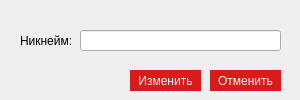
<?xml version="1.0" encoding="UTF-8"?>
<ui version="4.0">
 <class>Interaction</class>
 <widget class="QDialog" name="Interaction">
  <property name="geometry">
   <rect>
    <x>0</x>
    <y>0</y>
    <width>300</width>
    <height>100</height>
   </rect>
  </property>
  <property name="windowTitle">
   <string>Dialog</string>
  </property>
  <widget class="QLabel" name="nameLabel">
   <property name="geometry">
    <rect>
     <x>20</x>
     <y>30</y>
     <width>51</width>
     <height>21</height>
    </rect>
   </property>
   <property name="text">
    <string>Никнейм:</string>
   </property>
  </widget>
  <widget class="QLineEdit" name="nameEdit">
   <property name="geometry">
    <rect>
     <x>80</x>
     <y>30</y>
     <width>201</width>
     <height>21</height>
    </rect>
   </property>
  </widget>
  <widget class="QPushButton" name="okayButton">
   <property name="geometry">
    <rect>
     <x>130</x>
     <y>70</y>
     <width>71</width>
     <height>21</height>
    </rect>
   </property>
   <property name="styleSheet">
    <string notr="true">QPushButton {
background-color: #d81b1b;
border-width:0px;
border-color: #3a3633;
border-style: solid;
padding: 5px;
padding-left: 5px;
padding-right: 5px;
font: 10pt &quot;Tahoma&quot;;
color: white;
}
QPushButton:pressed {
background-color:rgba(255,255,255,.2);
}
QPushButton:hover { background: rgb(255,37,37); }
QPushButton:disabled {
 background:#1A1A1A; 
color:#9B9B9B;
}</string>
   </property>
   <property name="text">
    <string>Изменить</string>
   </property>
  </widget>
  <widget class="QPushButton" name="cancelButton">
   <property name="geometry">
    <rect>
     <x>210</x>
     <y>70</y>
     <width>71</width>
     <height>21</height>
    </rect>
   </property>
   <property name="styleSheet">
    <string notr="true">QPushButton {
background-color: #d81b1b;
border-width:0px;
border-color: #3a3633;
border-style: solid;
padding: 5px;
padding-left: 5px;
padding-right: 5px;
font: 10pt &quot;Tahoma&quot;;
color: white;
}
QPushButton:pressed {
background-color:rgba(255,255,255,.2);
}
QPushButton:hover { background: rgb(255,37,37); }
QPushButton:disabled {
 background:#1A1A1A; 
color:#9B9B9B;
}</string>
   </property>
   <property name="text">
    <string>Отменить</string>
   </property>
  </widget>
 </widget>
 <resources/>
 <connections/>
</ui>
